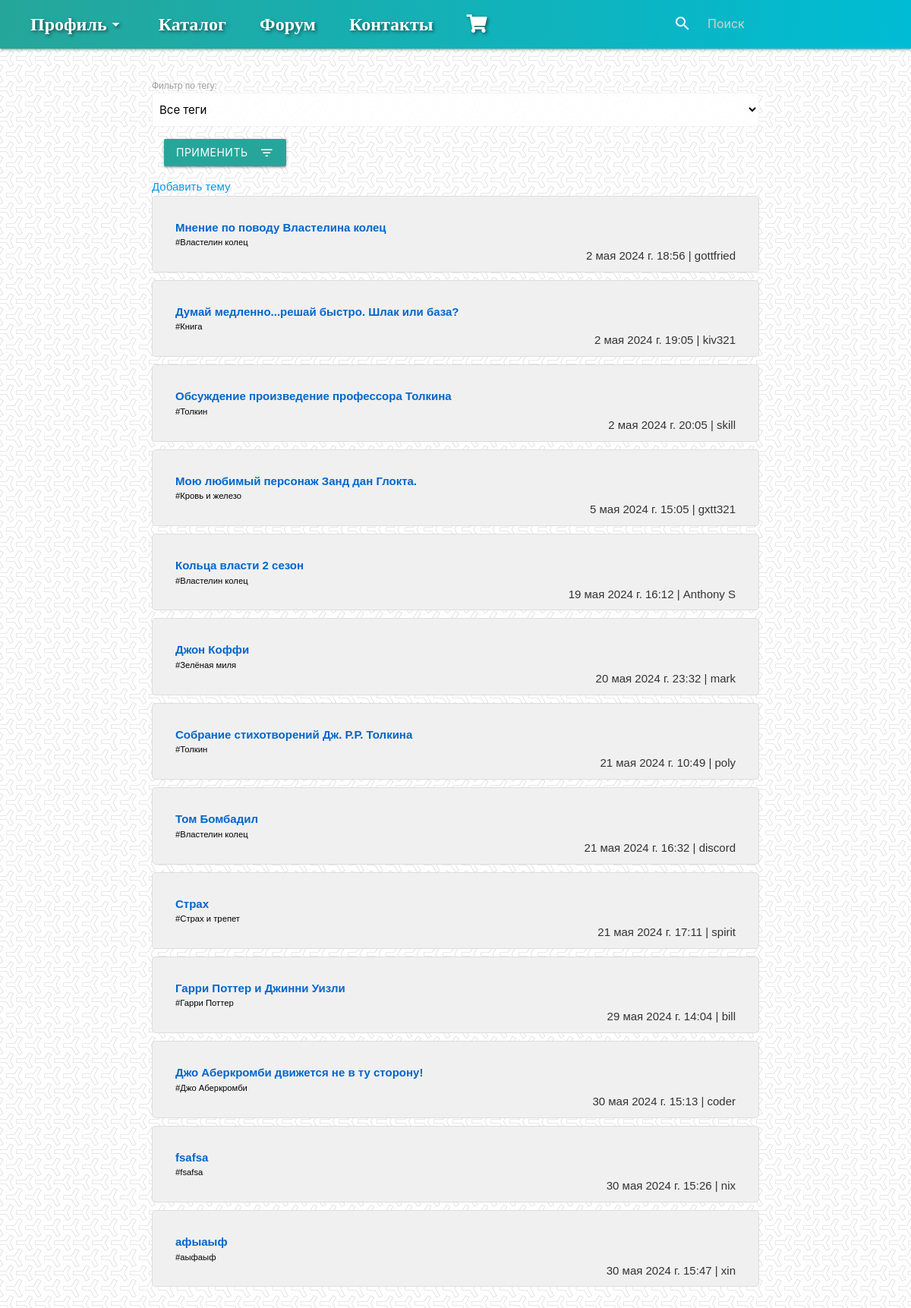
/forum/, run on an earlier commit of the app's database.
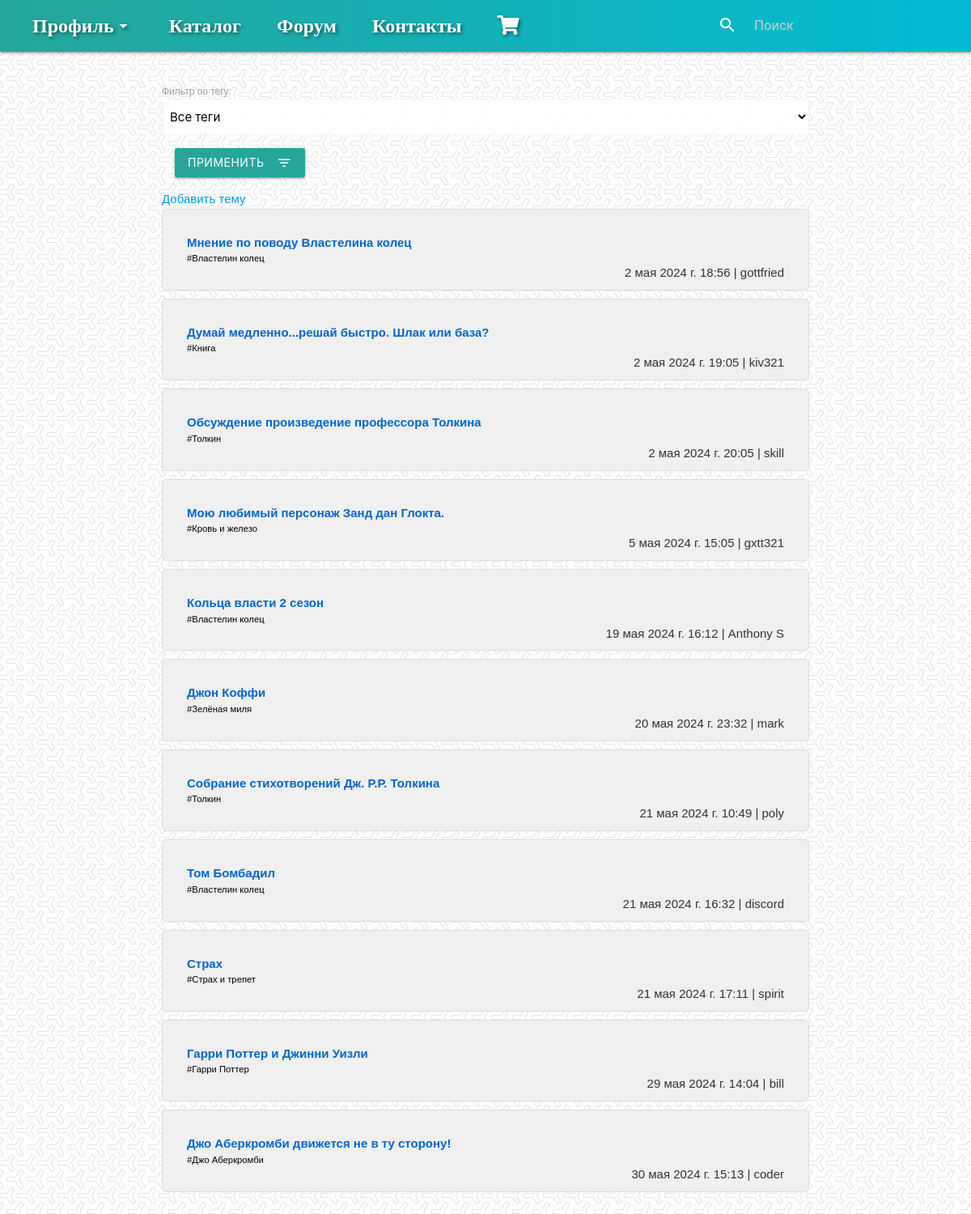
And on a later commit of the database.
### shop_app/models.py (models this page shows, shortened)
class ForumTopic(models.Model):
    название = models.CharField(max_length=200)
    creator = models.ForeignKey(User, on_delete=models.CASCADE)
    created_at = models.DateTimeField(auto_now_add=True)
    тег = models.CharField(max_length=50)
    class Meta:
        verbose_name = 'Топик на форуме'
        verbose_name_plural = 'Топики на форуме'

### shop_app/views.py (the view)
# urls.py: path('forum/', forum_view, name='forum'),
def forum_view(request):
    topics = ForumTopic.objects.all()
    теги = ForumTopic.objects.values_list('тег', flat=True).distinct()
    тег_filter = request.GET.get('тег', '')
    return render(request, 'forum.html', {'topics': topics, 'теги': теги, 'тег_filter': тег_filter})

### shop_app/context_processors.py (called while the page is built)
def cart_count(request):
    cart_count = 0
    if request.user.is_authenticated:
        try:
            cart = Cart.objects.get(user=request.user)
            cart_count = cart.books.count()
        except Cart.DoesNotExist:
            pass
    return {'cart_count': cart_count}

### shop_app/templates/forum.html (shortened to what this page needs)
{% extends 'base.html' %}
{% block content %}
<div class="forum-container">
    <form method="get" action="{% url 'forum' %}" class="forum-filter-form">
        <label for="тег" class="forum-filter-label">Фильтр по тегу:</label>
        <select name="тег" id="тег" class="forum-filter-select" style="display: block;">
            <option value="" {% if not тег_filter %}selected{% endif %}>Все теги</option>
        </select>
        <button type="submit" class="btn waves-effect waves-light" style="margin: 2%;display: block; ">Применить<i class="material-icons right">filter_list</i></button>
    </form>
    <a href="{% url 'create_topic' %}" class="create-topic-button">Добавить тему</a>
    <div class="topics-list">
        {% for topic in topics %}
            {% if тег_filter and тег_filter == topic.тег or not тег_filter %}
                <div class="topic-item">
                    <a href="{% url 'topic_detail' topic_id=topic.id %}" class="topic-link">{{ topic.название }}</a><br>
                    <small style="color:black" >#{{ topic.тег }} </small>
                    <p style="float:right;">{{ topic.created_at }} | {{ topic.creator.username }}</p>
                </div>
            {% endif %}
        {% endfor %}
    </div>
</div>
{% endblock %}

What changed in the data, as far as the page shows it:
removed ForumTopic: название "fsafsa", тег "fsafsa", created_at "30 мая 2024 г. 15:26", creator.username "nix"
removed ForumTopic: название "афыаыф", тег "аыфаыф", created_at "30 мая 2024 г. 15:47", creator.username "xin"
